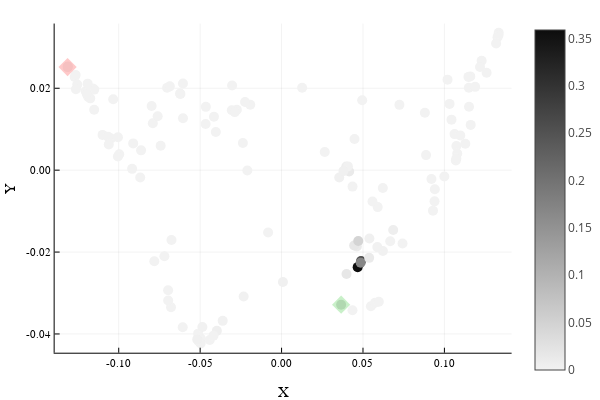

Notebook cell for this chart:
### Code cell
# 2D
plotlyjs()
plot()

scatter!(X,Y,zcolor=occp,m=cgrad(:grays,rev=true),markerstrokewidth=0,markersize=5,legend=false)

plot!([X[1]],[Y[1]], seriestype = :scatter, markersize=7,markerstrokewidth=0,
        color=color=palette(:lighttest)[4],markershape=:diamond,opacity=0.3) # Green for Si
plot!([X[end]],[Y[end]], seriestype = :scatter, markersize=7,markerstrokewidth=0,
        color=color=palette(:lighttest)[7],markershape=:diamond,opacity=0.3) # Red for Sf
plot!(xlabel="X", ylabel="Y")
